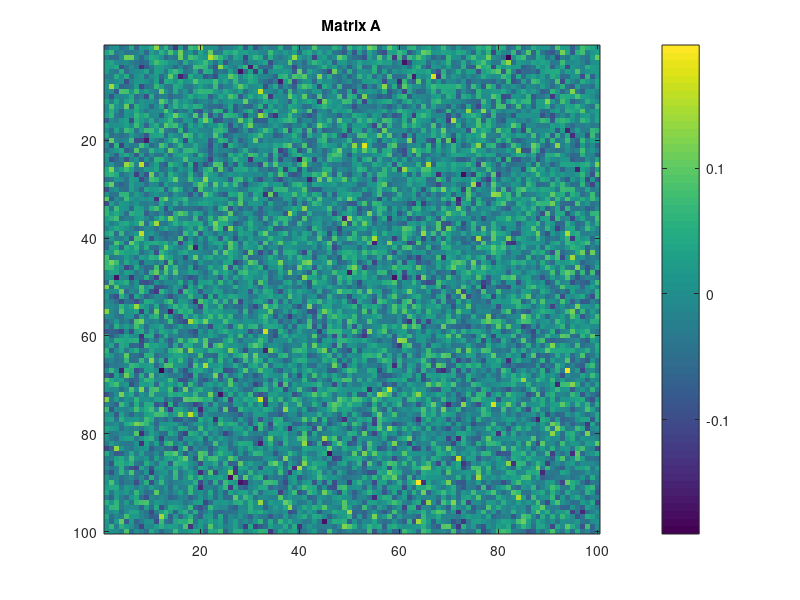
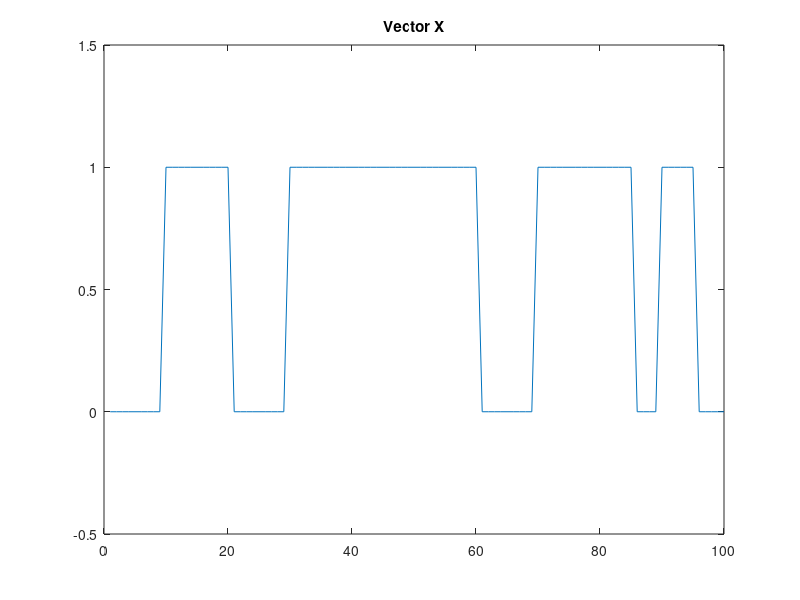
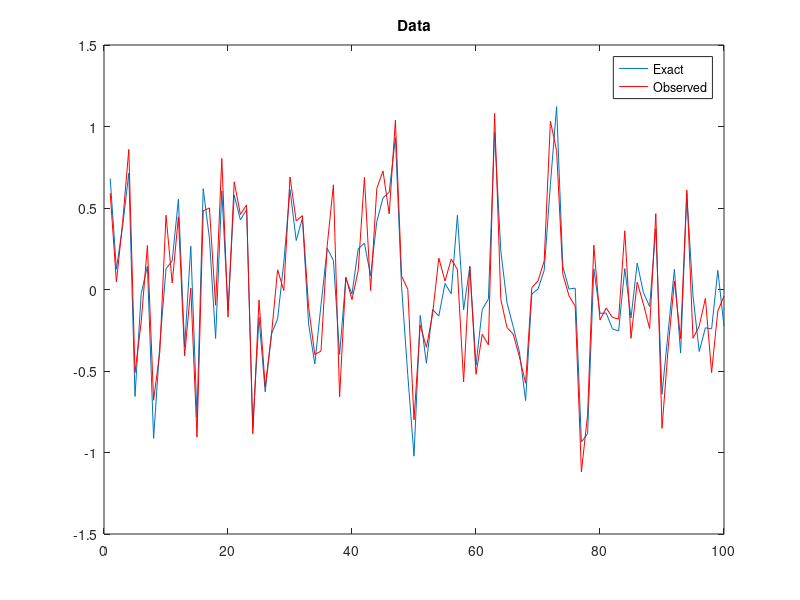
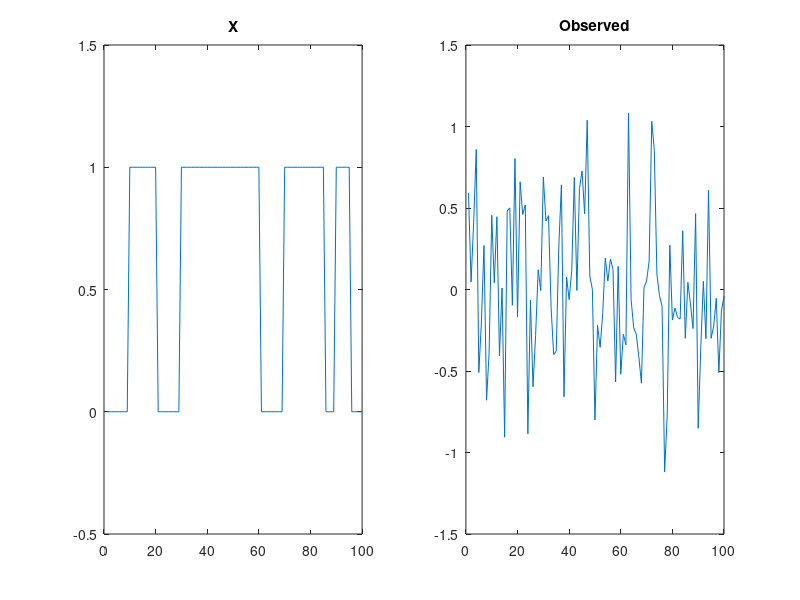

Here is the MATLAB script that generated these plots, in order: (Note: this script raises an error after producing the figures.)
%% Binary Signal Recovery
% Computational Inverse Problems, Math 076 (Summer 2023)
% Carter Kruse

clearvars;

% Reproducibility
rng('Default');

% Each computational section will build on the previous. When MATLAB
% specific code is given, tools such as ChatGPT or other
% language-conversion programs may be used to translate the code into a
% different coding language.

%% Model 1) Random Matrix

% Let N = 100.
N = 100;

%% Set-Up
% Generate a matrix 'A' in R^{N x N} such that 'A' is a matrix of normally 
% distributed random numbers with mean '0' and standard deviation '1'.

% In MATLAB, this can be accomplished using the 'randn' function.
A = randn(N, N);

% Normalize A
A = A ./ norm(A, 2);

%% SVD
% Compute the SVD of 'A'.

% Singular Value Decomposition
[U, S, V] = svd(A);

% Display Values
% disp(U);
% disp(S);
% disp(V);

%% Condition Number
% Compute the condition number of 'A'.

% Using the built-in function that computes the condition number.
disp(cond(A));

% Visualizing the matrix.
figure;
imagesc(A);
colorbar;

% Title
title('Matrix A');

%% Data Signal
% Generate a vector 'x' using the following code.

x = zeros(N, 1);
x(10:20) = 1;
x(30:60) = 1;
x(70:85) = 1;
x(90:95) = 1;

% This should result in an 'x' that is piecewise-constant.

% Plot
figure;
plot(x);

% Title
title('Vector X');

% Limits
ylim([-0.5 1.5]);

%% Computation
% Compute the data vector 'b', according to 'b = Ax + ε', where 'ε' is Gaussian 
% white noise with standard deviation 'η = 1'.

% Additive Gaussian Noise
eta = 0.2; epsilon = eta * randn(N, 1);

% Compute Forward Problem
b_exact = A * x;

% Add Noise
b = b_exact + epsilon;

% Display Values
% disp(b);

% Plot
figure;
plot(b_exact);

% Title
title('Data');

hold on;
    plot(b, 'r');
hold off;

legend('Exact', 'Observed')

%% Plots

figure;

subplot(1, 2, 1);
plot(x);

% Title
title('X');

% Limits
ylim([-0.5 1.5]);

subplot(1, 2, 2);
plot(b);

% Title
title('Observed');

%% Least Squares
% Compute the least squares solution 'x_ls'.

x_ls = A \ b;
% x_ls = inv(A' * A) * A' * b;

% Display Values
disp(x_ls);

% Plot
figure;
plot(x_ls);

% Title
title('Least Squares');

% This is NOT close to the true solution 'x', which is a result of the noise
% introduced to the forward/inverse problem.

% It is reasonable to expect this kind of result because the matrix 'A' is
% ill-conditioned, as indicated by the condition number.

% This means that the matrix 'A' is nearly singular, and thus the effect of 
% noise/error is amplified when solving linear systems.

%% Plot SVD

figure;
plot(log(diag(S)), '*');

% Title
title('Picard Log Plot');

% Multiple Plots
hold on;
    plot(log(abs(U' * b)), 'o');
    plot(log(abs(U' * b) ./ diag(S)), 'x');
hold off;

% Legend
legend('\sigma_i', '|u_i^Tb|','|u_i^Tb| / \sigma_i', 'location', 'northwest');

%% Truncated SVD
% Aim: To arrive at a more reasonable solution to the inverse problem.
% The least squares solution 'x_ls' can be expressed in terms of SVD.

% Maximum Singular Value
max_sigma = 20;

% Initialize (Solution) Vector
x_tr = zeros(size(x));

% Apply Truncated SVD
for i = 1:max_sigma
    x_tr = x_tr + (U(:,i).' * b) / S(i, i) * V(:,i);
end

% Display Values
% disp(reconstruct)

% Plot
figure;
plot(x_tr);

% Title
title('Truncated SVD');

%% Tikhonov (L2) Regularization
% Compute the L-Curve for the Tikhonov regularization problem with these
% variables. Use the maximum of the curvature plot to find a near-optimal
% value for 'λ'.

% Number of lambda samples to try.
num_lambda = 1000;

% Perturbation Errors
pert_error = zeros(num_lambda, 1);

% Bias Errors
bias_error = zeros(num_lambda, 1);

% Create a logspace of all of the lambdas to try.
lambda = logspace(-5, 2, num_lambda);

% Curvature
c_hat = zeros(num_lambda, 1);

% Apply Update Algorithm
for i = 1:num_lambda
    reconstruct = (A' * A + lambda(i)^2 * eye(N)) \ A' * b;
    pert_error(i) = norm(A * reconstruct - b, 2)^2;
    bias_error(i) = norm(reconstruct, 2)^2;
    
    z_lambda = (A' * A + lambda(i)^2 * eye(N)) \ A' * (A * reconstruct - b);
    bias_der = 4 / lambda(i) * reconstruct' * z_lambda;
    
    numerator = lambda(i)^2 * bias_der * pert_error(i) + 2 * lambda(i) * ...
        bias_error(i) * pert_error(i) + lambda(i)^4 * bias_error(i) * bias_der;
    denominator = (lambda(i)^2 * bias_error(i)^2 + pert_error(i)^2)^(3/2);
    c_hat(i) = 2 * bias_error(i) * pert_error(i) / bias_der * numerator / denominator;
end

%% Plot L-Curve

figure;

% Subplot
subplot(1, 2, 1);
plot(1 / 2 * log10(pert_error), 1 / 2 * log10(bias_error));

% Title
title('L Curve');

% Labels
xlabel('LOG Residual Norm');
ylabel('LOG Solution Norm');

% Subplot
subplot(1, 2, 2);
plot(log10(lambda), c_hat);

% Labels
xlabel('LOG Lambda');
ylabel('Curvature');

%% Optimal 'λ' Value

% For the optimal 'λ' value, just look at the curvature plot to see which 'λ' 
% produced the largest value.
[argvalue, argmax] = max(c_hat);
lambda = lambda(argmax);

% Display Values
disp(lambda);

%% Compute Tikhonov Solution

% Compute the Tikhonov solution 'x_{L2}' to this problem using the optimal 
% 'λ' found previously.
x_L2 = (A' * A + lambda^2 * eye(N)) \ A' * b;

% Plot
figure;
plot(x_L2);

% Title
title('Tikhonov/Ridge (L2) Solution');

%% L1 Regularization

% Create the sparsifying transform matrix 'L' using the following code.
L = -2 * eye(N) + diag(ones(N - 1, 1), 1) + diag(ones(N - 1, 1), -1);

% This matrix acts as a second derivative operator. Compute 'Lx' using the
% ground truth 'x' and plot the result.
value = L * x;

% Plot
figure;
plot(value);

% Title
title("2^{nd} Derivative Operator");

% We find that the result (displayed in the plot) represents a vector that
% is sparse in nature.

% This is the case as the the matrix 'L' acts as a 2nd derivative
% operator and 'x' is piecewise-linear. Thus, the 'spikes' displayed in the
% plot represent points where 'x' is discontinuous (i.e. the 2nd derivative
% is not equal to zero).

%% Compute L1 Solution
% Let 's' in R^n such that 'x = L^{-1} s'. Using 'λ = 0.0001', find the solution
% 's_{L1}' to the following L1 regularization problem:

% s_{L1} = min_{s} norm{A L^{-1} s - b}_2^2 + λ norm{s}_1

% Compute 'x_{L1} = L^{-1} s_{L1}', using the 'lasso' function in MATLAB.
% The value 's_{L1}' is sparse, and 'x_L1' is recovered from this.
x_L1 = L \ lasso(A / L, b, 'Lambda', 0.0001);

% Plot
figure;
plot(x_L1);

% Title
title('Lasso (L1) Solution');

%% Plots
figure;

plot(x, 'k');

hold on;
    plot(x_ls, 'r');
    plot(x_tr, 'b');
    plot(x_L2, 'g');
    plot(x_L1, 'm');
hold off;

lgd = legend('X', 'Least Squares', 'Truncated SVD', 'L2', 'L1');
fontsize(lgd, 8, 'Points');

%% Plots
figure;

plot(x, 'k');

hold on;
    plot(x_tr, 'b');
    plot(x_L2, 'g');
    plot(x_L1, 'm');
hold off;

ylim([-2 3]);

lgd = legend('X', 'Truncated SVD', 'L2', 'L1');
fontsize(lgd, 8, 'Points');

%% Save Results
filename = "model_1.mat";
save(filename);
